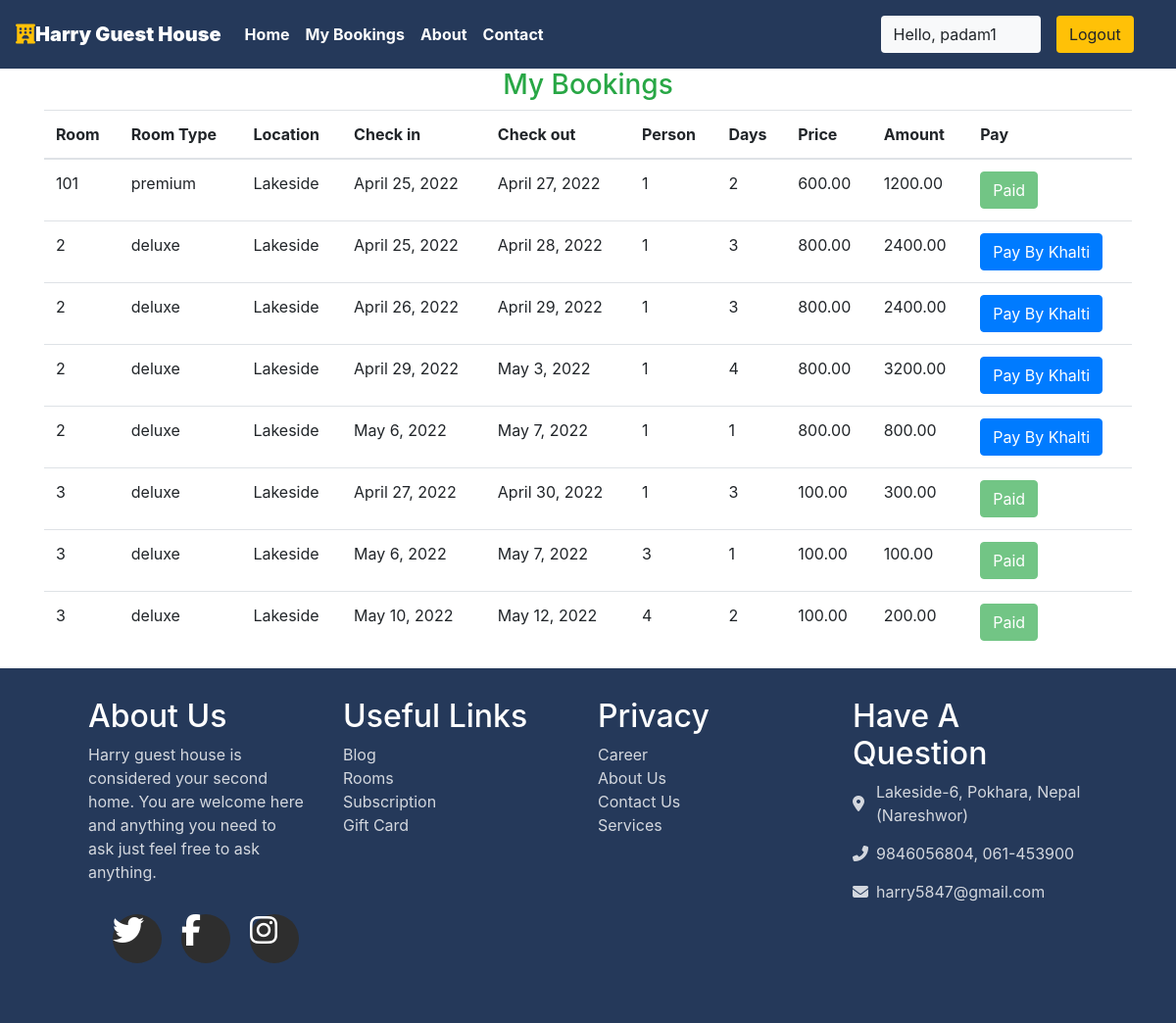
Page /user/bookings (signed in) on the committed database.
### booking/models.py (models this page shows, shortened)
class Reservation(models.Model):
    check_in = models.DateField(auto_now =False)
    check_out = models.DateField()
    room = models.ForeignKey(Rooms, on_delete = models.CASCADE)
    guest = models.ForeignKey(User, on_delete= models.CASCADE)
    booking_id = models.CharField(max_length=100,default="null")
    payment_status = models.IntegerField(default=1)
    guest_count = models.IntegerField(default=1)
    def date_dif(self):
        return (self.check_out - self.check_in).days
    def booking_amount(self):
        return self.date_dif() * self.room.price
    def is_payment_pending(self):
        return self.payment_status == PaymentStatus.Pending

class Rooms(models.Model):
    ROOM_STATUS = (
    ("1", "available"),
    ("2", "not available"),
    )
    ROOM_TYPE = (
    ("1", "premium"),
    ("2", "deluxe"),
    ("3","basic"),
    )
    METHOD = (
    ("Cash On Checkout", "Cash On Checkout"),
    ("Khalti", "Khalti"),
    )
    room_type = models.CharField(max_length=50,choices = ROOM_TYPE)
    capacity = models.IntegerField()
    price = models.DecimalField(decimal_places=2, max_digits=10)
    size = models.IntegerField()
    hotel = models.ForeignKey(Hotels, on_delete = models.CASCADE)
    status = models.CharField(choices =ROOM_STATUS,max_length = 15)
    roomnumber = models.IntegerField()
    payment_method = models.CharField(
        max_length=50, choices = METHOD)

class Hotels(models.Model):
    name = models.CharField(max_length=30,default="booking")
    owner = models.CharField(max_length=20)
    location = models.CharField(max_length=50)
    state = models.CharField(max_length=50,default="maharashtra")
    country = models.CharField(max_length=50,default="india")

### booking/views.py (the view)
# urls.py: path('user/bookings', views.user_bookings,name="dashboard"),
@login_required(login_url='/user')
def user_bookings(request):
    if request.user.is_authenticated == False:
        return redirect('userloginpage')
    user = User.objects.all().get(id=request.user.id)
    print(f"request user id ={request.user.id}")
    bookings = Reservation.objects.all().filter(guest=user)
    if not bookings:
        messages.warning(request,"No Bookings Found")
    return HttpResponse(render(request,'user/mybookings.html',{'bookings':bookings}))

### templates/user/mybookings.html
{% extends 'basic.html' %} {% block title %}Dashboard {% endblock title %} {% block body %}
{% load app_tags %}
<div class="container">
<h3 class="text-center  text-success">My Bookings </h3>
<table class="table">
    <thead>
        <th>Room</th>
        <th>Room Type</th>
        <th>Location</th>
        <th>Check in</th>
        <th>Check out</th>
        <th>Person</th>
        <th>Days</th>
        <th>Price</th>
        <th>Amount</th>
        <th>Pay</th>
    </thead>
    {% for each_booking in bookings %}
    <tr>
        <td>{{each_booking.room.roomnumber}}</td>
        <td>{{each_booking.room.get_room_type_display}}</td>
        <td>{{each_booking.room.hotel.location}}</td>
        <td>{{each_booking.check_in}}</td>
        <td>{{each_booking.check_out}}</td>
        <td>{{each_booking.guest_count}}</td>
        <td>{{each_booking.date_dif}}</td>
        <td>{{each_booking.room.price}}</td>
        <td>{{each_booking.booking_amount}}</td>
        <td>
        {% if each_booking.is_payment_pending %}
        <a class="btn btn-primary" href="{% url 'khaltirequest' each_booking.id %}" role="button">Pay By Khalti</a>
        {% else %}
        <button type="button" class="btn btn-success" disabled>Paid</button>
        {% endif %}
        </td>
    </tr>
    {% endfor %}
</table>
</div>
{% endblock body %}

### templates/basic.html (shortened to what this page needs)
{% load static %}
<!DOCTYPE html>
<!DOCTYPE html>
<html lang="en">
<head>
    <link rel="stylesheet" href="https://use.fontawesome.com/releases/v5.7.0/css/all.css">
    <link rel="stylesheet" href="{% static 'css/bootstrap.css' %}">
    <link rel="stylesheet" href="https://maxcdn.bootstrapcdn.com/bootstrap/4.5.0/css/bootstrap.min.css" >
    <link rel="stylesheet" href="{% static 'css/demo.css' %}">
</head>
<body style="dbackground-image: url('https://source.unsplash.com/random');height: 100%;">
    <div class="container-fluid px-0">
        <nav class="navbar navbar-expand-lg navbar-dark font-weight-bold" style="background-color: #25395a;">
            <a class="navbar-brand text-bold bg-black " href="/"><i class="fas fa-hotel text-warning"></i><b>Harry Guest House</b></a>
            <div class="collapse navbar-collapse " id="navbarSupportedContent">
                <ul class="navbar-nav mr-auto ">
                    <li class="nav-item active">
                        <a class="nav-link text-bold " href="/home"> Home</a>
                    </li>
                    {% if user.is_staff %}
                    <li class="nav-item active">
                        <a class="nav-link text-bold" href="/staff/panel">Dashboard </a>
                    </li>
                    {% elif user.is_staff == False and user.is_authenticated %}
                    <li class="nav-item active">
                            <a class="nav-link text-bold" href="/user/bookings">My Bookings </a>
                        </li>
                    {% endif %}
                    <li class="nav-item active">
                        <a class="nav-link text-bold" href="/about">About</a>
                    </li>
                    <li class="nav-item active">
                        <a class="nav-link text-bold" href="/contact">Contact </a>
                    </li>
                </ul>
                {% if user.is_authenticated %}
                      <button class="btn btn-group bg-light" data-toggle="modal" data-target="#forlogin">
                       Hello, {{request.user}}
                       <a href="/logout" class="nav-link">
                    <button class="btn btn-group bg-warning" data-toggle="modal" data-target="#forlogin">
                        Logout
                    </button></a>&nbsp; &nbsp;
                    </button>
                {% endif %}
            </div>
        </nav>
    </div>
    {% block body %}
    {% endblock body %}
 <footer class="footer">
    <div class="footer-container">
        <div>
            <h2>About Us </h2>
            <p>Harry guest house is considered your second home. You are welcome here and anything you need to ask just feel free to ask anything.</p>
            <ul class="social-icons">
                <li class="flex">
                    <i class="fa fa-twitter fa-2x"></i>
                </li>
                <li class="flex">
                    <i class="fa fa-facebook fa-2x"></i>
                </li>
                <li class="flex">
                    <i class="fa fa-instagram fa-2x"></i>
                </li>
            </ul>
        </div>
        <div>
            <h2>Useful Links</h2>
            <a href="#">Blog</a>
            <a href="#">Rooms</a>
            <a href="#">Subscription</a>
            <a href="#">Gift Card</a>
        </div>
        <div>
            <h2>Privacy</h2>
            <a href="#">Career</a>
            <a href="#">About Us</a>
            <a href="#">Contact Us</a>
            <a href="#">Services</a>
        </div>
        <div>
            <h2>Have A Question</h2>
            <div class="contact-item">
                <span>
                    <i class="fas fa-map-marker-alt"></i>
                </span>
                <span>
                   Lakeside-6, Pokhara, Nepal (Nareshwor)
                </span>
            </div>
            <div class="contact-item">
                <span>
                    <i class="fas fa-phone-alt"></i>
                </span>
                <span>
                    9846056804,
                    061-453900
                </span>
            </div>
            <div class="contact-item">
                <span>
                    <i class="fas fa-envelope"></i>
                </span>
                <span>
                    harry5847@gmail.com
                </span>
            </div>
        </div>
    </div>
</footer>
</body>
</html>

### booking/static/css/demo.css (style rules this page uses)
.footer { background: #25395a; color: #fff; text-align: center; }
.footer-container { width: 85vw; margin: 0 auto; padding: 30px 0; }
.footer-container p, .footer-container a, .footer-container span { opacity: 0.8; }
.footer a { display: block; color: #fff; text-decoration: none; }
.social-icons { list-style: none; display: flex; justify-content: center; padding: 15px 0; }
.social-icons li { margin: 0 10px; width: 50px; height: 50px; background: #2e2e2e; border-radius: 50%; transition: all 0.7s ease; cursor: pointer; }
.contact-item span { display: block; }
@media (min-width: 900px) { .footer-container { display: grid; grid-template-columns: repeat(2, 1fr); grid-gap: 20px; } }
@media (min-width: 1170px) { .footer { text-align: left; } }
@media (min-width: 1170px) { .footer-container { grid-template-columns: repeat(4, 1fr); } }
@media (min-width: 1170px) { .footer-container div:nth-child(1) p { padding-right: 20px; } }
@media (min-width: 1170px) { .contact-item { display: grid; grid-template-columns: 10% 90%; margin-bottom: 15px; align-items: center; } }

### templates/basic.html (style rules this page uses)
a { text-decoration: none; }

### rows in the picture
Reservation: room.roomnumber "101", room.room_type "premium", room.hotel.location "Lakeside", check_in "April 25, 2022", check_out "April 27, 2022", guest_count "1", date_dif "2", room.price "600.00", booking_amount "1200.00", payment_status "Paid"
Reservation: room.roomnumber "2", room.room_type "deluxe", room.hotel.location "Lakeside", check_in "April 25, 2022", check_out "April 28, 2022", guest_count "1", date_dif "3", room.price "800.00", booking_amount "2400.00", payment_status "Pay By Khalti"
Reservation: room.roomnumber "2", room.room_type "deluxe", room.hotel.location "Lakeside", check_in "April 26, 2022", check_out "April 29, 2022", guest_count "1", date_dif "3", room.price "800.00", booking_amount "2400.00", payment_status "Pay By Khalti"
Reservation: room.roomnumber "2", room.room_type "deluxe", room.hotel.location "Lakeside", check_in "April 29, 2022", check_out "May 3, 2022", guest_count "1", date_dif "4", room.price "800.00", booking_amount "3200.00", payment_status "Pay By Khalti"
Reservation: room.roomnumber "2", room.room_type "deluxe", room.hotel.location "Lakeside", check_in "May 6, 2022", check_out "May 7, 2022", guest_count "1", date_dif "1", room.price "800.00", booking_amount "800.00", payment_status "Pay By Khalti"
Reservation: room.roomnumber "3", room.room_type "deluxe", room.hotel.location "Lakeside", check_in "April 27, 2022", check_out "April 30, 2022", guest_count "1", date_dif "3", room.price "100.00", booking_amount "300.00", payment_status "Paid"
Reservation: room.roomnumber "3", room.room_type "deluxe", room.hotel.location "Lakeside", check_in "May 6, 2022", check_out "May 7, 2022", guest_count "3", date_dif "1", room.price "100.00", booking_amount "100.00", payment_status "Paid"
Reservation: room.roomnumber "3", room.room_type "deluxe", room.hotel.location "Lakeside", check_in "May 10, 2022", check_out "May 12, 2022", guest_count "4", date_dif "2", room.price "100.00", booking_amount "200.00", payment_status "Paid"

### other values in the picture
{{ request.user }} "padam1"
